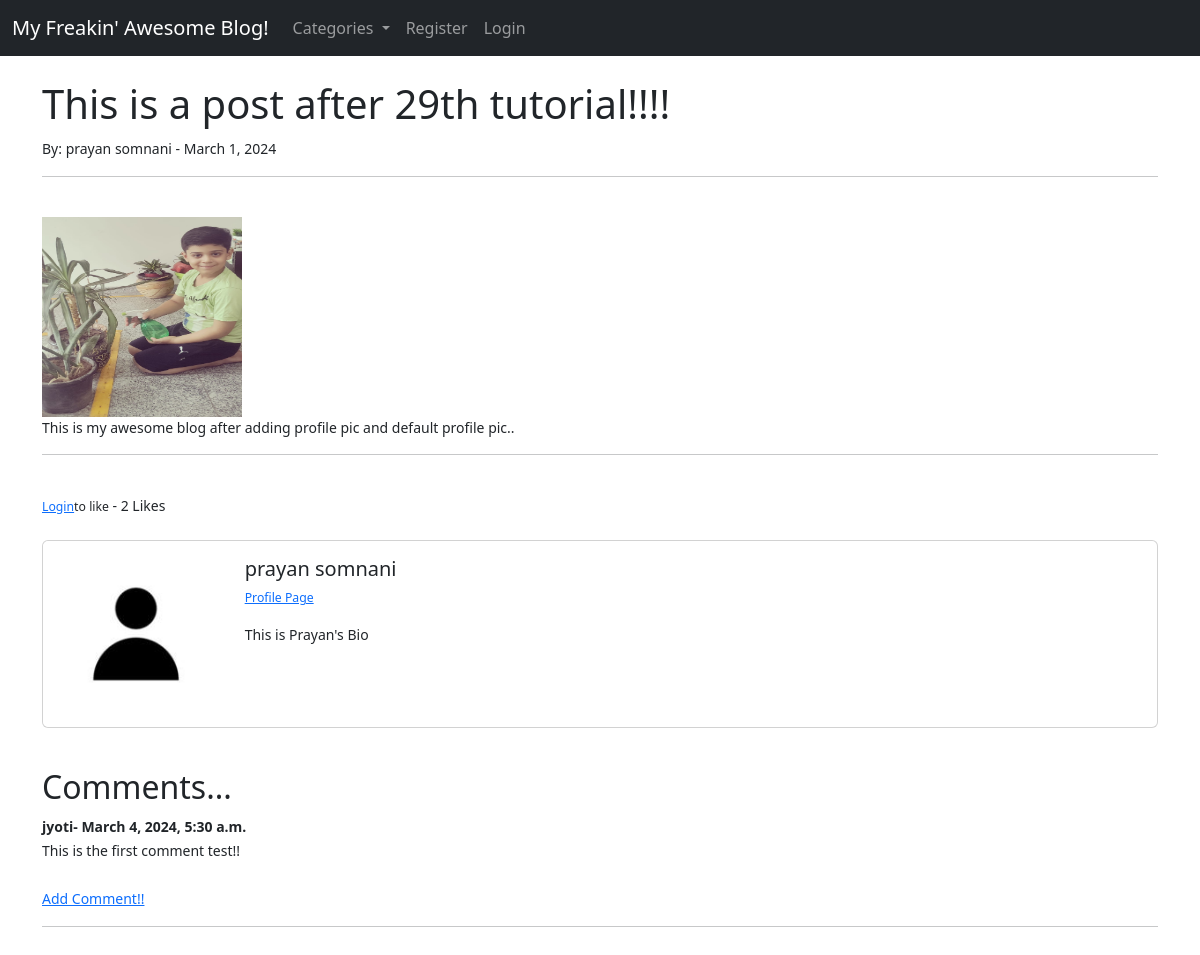
The page /article/20 on the database its author committed.
### theblog1/models.py (models this page shows, shortened)
class Post(models.Model):
	title=models.CharField(max_length=255)
	header_image=models.ImageField(null = True, blank = True, upload_to = 'images/')
	title_tag=models.CharField(max_length=255)
	author=models.ForeignKey(User,on_delete=models.CASCADE)
	body=RichTextField(blank = True, null = True)
	post_date=models.DateField(auto_now_add=True)
	category=models.CharField(max_length=255,default='coding')
	likes = models.ManyToManyField(User,related_name='blog_posts')
	snippet=models.CharField(max_length=255,default='Click above link to see the blog')
	def total_likes(self):
		return self.likes.count()

class Profile(models.Model):
	user = models.OneToOneField(User, null=True, on_delete=models.CASCADE)
	bio = models.TextField()
	profile_pic = models.ImageField(null = True, blank = True, upload_to = "images/profile")
	website_url = models.CharField(max_length=255, null = True, blank = True)
	facebook_url = models.CharField(max_length=255, null = True, blank = True)
	twitter_url = models.CharField(max_length=255, null = True, blank = True)
	instagram_url = models.CharField(max_length=255, null = True, blank = True)
	pinterest_url = models.CharField(max_length=255, null = True, blank = True)

class Comment(models.Model):
	post = models.ForeignKey(Post, related_name = 'comments', on_delete = models.CASCADE)
	name = models.CharField(max_length = 255)
	body = models.TextField()
	date_added = models.DateTimeField(auto_now_add = True)

### theblog1/views.py (the view)
# urls.py: path('article/<int:pk>',ArticleDetailView.as_view(),name = 'article-detail'),
class ArticleDetailView(DetailView):
	model = Post
	template_name = 'article_details.html'
	def get_context_data(self, *args, **kwargs):
		cat_menu = Category.objects.all().order_by('name')
		context = super(ArticleDetailView,self).get_context_data()
		stuff = get_object_or_404(Post, id=self.kwargs['pk'])
		total_likes = stuff.total_likes()
		liked = False
		if stuff.likes.filter(id=self.request.user.id).exists():
			liked = True
		context["cat_menu"] = cat_menu
		context["total_likes"] = total_likes
		context["liked"] = liked
		return context

### theblog1/models.py (called while the page is built)
	def __str__(self):
		return self.name

### theblog1/templates/article_details.html (shortened to what this page needs)
{% extends 'base.html'%}
{% load static %}
{% block content %}
<h1>{{ post.title }} </h1>
<small>By:
	{{ post.author.first_name }}
	{{ post.author.last_name }} -
	{{ post.post_date }}
<hr>
<br/>
{% if post.header_image %}
	<img src="{{ post.header_image.url }}" width = 200 height = 200>
{% endif %}
<br/>
{{ post.body|safe}}
<hr>
<br/>
<form action="{% url 'like_post' post.pk %}"
method="POST">
	{% if user.is_authenticated %}
		{% if liked %}
			<button type="submit", name="post_id", value=
			"{{ post.id }}", class="btn btn-primary btn-sm">Unlike
			</button>
		{% else %}
			<button type="submit", name="post_id", value=
			"{{ post.id }}", class="btn btn-primary btn-sm">Like
			</button>
		{% endif %}
	{% else %}
		<small><a href="{% url 'login' %}">Login</a>to like</small>
	{% endif %}
		- {{ total_likes }} Likes
</form>
<br/>
<div class="card mb-3">
  <div class="row g-0">
    <div class="col-md-2">
    	{% if post.author.profile.profile_pic %}
      		<img src="{{ post.author.profile.profile_pic.url }}" class="img-fluid rounded-start">
      	{% else %}
      	<img src="{% static 'theblog/images/default_profile_pic.jpg'%}" class="img-fluid rounded-start" alt="Profile picture not available">
    	{% endif %}
    </div>
    <div class="col-md-10">
      <div class="card-body">
        <h5 class="card-title">
        	{{ post.author.first_name }}
			{{ post.author.last_name }}</h5>
		<p class="small text-muted">
			{%  if post.author.profile.id %}
			<a href="{% url 'show_profile_page' post.author.profile.id %}">Profile Page</a>
			{% endif %}
		</p>
        <p class="card-text">
        	{{ post.author.profile.bio}}<small class="text-body-secondary"></small></p>
      </div>
    </div>
  </div>
</div>
<br/>
<h2>Comments...</h2>
{% if not post.comments.all %}
	No Comments Yet.. <a href="{% url 'add_comment' post.pk %}">Add One!!</a>
{% else %}
	{% for comment in post.comments.all %}
		<strong>{{ comment.name }}-
			{{ comment.date_added }}</strong>
			<br/>
			{{ comment.body }}
			<br/><br/>
	{% endfor%}
	<a href="{% url 'add_comment' post.pk %}">Add Comment!!</a>
{% endif %}
<hr>
<br/><br/>
{% endblock %}

### theblog1/templates/base.html (shortened to what this page needs)
<!doctype html>
<html lang="en">
  <head>
    <link href="https://cdn.jsdelivr.net/npm/bootstrap@5.3.2/dist/css/bootstrap.min.css" rel="stylesheet">
  </head>
  <body>
    <nav class="navbar navbar-expand-lg navbar-dark bg-dark">
  <div class="container-fluid">
    <a class="navbar-brand" href="{% url 'home' %}">My Freakin' Awesome Blog!</a>
    <div class="collapse navbar-collapse" id="navbarSupportedContent">
      <ul class="navbar-nav me-auto mb-2 mb-lg-0">
        {% if cat_menu %}
        <li class="nav-item dropdown">
          <a class="nav-link dropdown-toggle" href="#" role="button" data-bs-toggle="dropdown" aria-expanded="false">
            Categories
          </a>
        </li>
        {% else%}
          <li class="nav-item">
            <a class="nav-link" href="{% url 'category-list' %}">Categories</a>
          </li>
        {% endif %}
        {% if user.is_authenticated %}
        <li class="nav-item">
          <a class="nav-link" href="{% url 'add_post' %}">Add Post</a>
        </li>
        <li class="nav-item">
          <a class="nav-link" href="{% url 'add_category' %}">Add Category</a>
        </li>
        <div class="dropdown">
            <button class="btn btn-secondary dropdown-toggle" type="button" data-bs-toggle="dropdown" aria-expanded="false">Profile
          </button>
          <ul class="dropdown-menu">
            <li><a class="dropdown-item" href="{% url 'edit_profile' %}">Edit Settings</a></li>
            {% if user.profile.id %}
              <li><a class="dropdown-item" href="{% url 'show_profile_page' user.profile.id %}" >Show Profile</a></li>
              <li><a class="dropdown-item" href="{% url 'edit_profile_page' user.profile.id %}">Edit Profile Page</a></li>
            {% else %}
              <li><a class="dropdown-item" href="{% url 'create_profile_page' %}">Create Profile Page</a></li>
            {% endif %}
          </ul>
        </div>
        <li class="nav-item">
          <form action="{% url 'logout' %}" method="post">
            {% csrf_token %}
              <button type="submit" class="nav-link" style="border: none; background: none; cursor: pointer;">Logout</button>
          </form>
        </li>
        {% else %}
        <li class="nav-item">
          <a class="nav-link" href="{% url 'register' %}">Register</a>
        </li>
        <li class="nav-item">
          <a class="nav-link" href="{% url 'login' %}">Login</a>
        </li>
        {% endif %}
      </ul>
    </div>
  </div>
</nav>
    <br/>
    <div class="container">
      {% block content %}
      {% endblock %}
    </div>
  </body>
</html>

### rows shown on the page
Post: title "This is a post after 29th tutorial!!!!", author.first_name "prayan", author.last_name "somnani", post_date "March 1, 2024", header_image (picture), body "This is my awesome blog after adding profile pic and default profile pic..", author.profile.bio "This is Prayan's Bio"
Comment: name "jyoti", date_added "March 4, 2024, 5:30 a.m.", body "This is the first comment test!!"

### other values the page prints
{{ total_likes }} "2"
